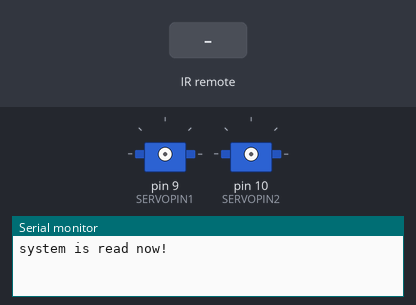
A sketch run on a simulated Arduino Uno, built with avr-gcc and run on an emulated ATmega328P. Shown: 2 × servo, the last lines printed to the serial monitor. Wiring (inferred from the names in the program): 2 × servo: signal pin 9 / signal pin 10. The test bench sets the inputs (shaded band). Servo pulses on a pin are drawn as a servo (544–2400 µs = 0–180°).

Above: at 1.2 s.
1.3 s: infrared code 0x00FF30CF received
At 2.5 s:
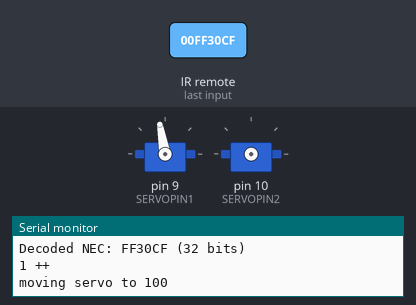
2.8 s: infrared code 0x00FF18E7 received
At 3.7 s:
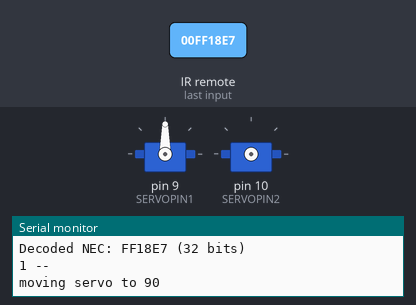
4.3 s: infrared code 0x00FF7A85 received
At 4.8 s:
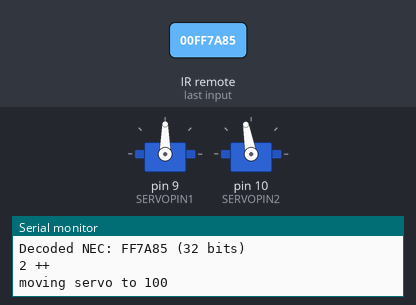
5.8 s: infrared code 0x00FF10EF received
At 7.1 s:
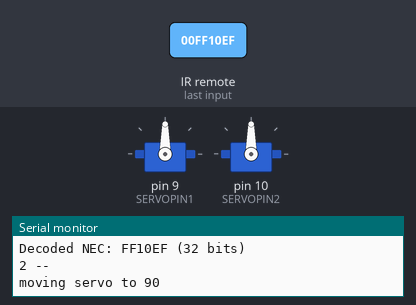
Timing chart, 0 to 8.8 s (numbered marks = the images above; inputs shaded):
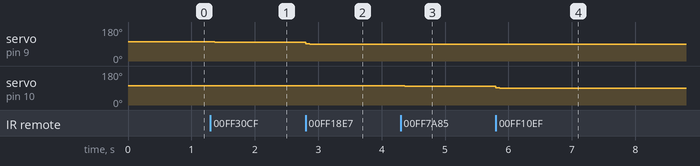

The sketch:

shi_zi_yaokongqi.ino
```cpp
//接收红外信息，解码获取对应数字，控制舵机旋转对应角度。

#include <IRremote.h>//红外库
int RECV_PIN = 11; //红外接收VOUT引脚定义
int SERVOPIN1 = 9; //舵机驱动引脚定义
int SERVOPIN2 = 10; //舵机驱动引脚定义
int myangle;//定义角度变量
int pulsewidth;//定义脉宽变量

//编码示例遥控数字1~9代表舵机20-180角度
long d20 = 0x00ff30CF;
long d40 = 0x00FF18E7;
long d60 = 0x00FF7A85;
long d80 = 0x00FF10EF;
long d100 = 0x00FF38C7;
long d120 = 0x00FF5AA5;
long d140 = 0x00FF42BD;
long d160 = 0x00FF4AB5;
long d180 = 0x00FF52AD;
IRrecv irrecv(RECV_PIN);
decode_results results;//结构声明

void setup() {
  // put your setup code here, to run once:
  pinMode(RECV_PIN, INPUT); //红外VOUT端口模式，输入
  pinMode(SERVOPIN1, OUTPUT); //舵机端口模式，输出
  pinMode(SERVOPIN2, OUTPUT); //舵机端口模式，输出
  Serial.begin(9600);//波特率9600
  irrecv.enableIRIn();//开启红外接收
  Serial.println("system is read now!");
}

int on = 0;
unsigned long last = millis();
static int pos1=90;
static int pos2=90;
void loop() {
  // put your main code here, to run repeatedly:
  if (irrecv.decode(&results)) {
    if (millis() - last > 250) {
      on = !on;
      digitalWrite(13, on ? HIGH : LOW);
      dump(&results);
    }
    if (results.value == d20) {
      Serial.println("1 ++");
      pos1+=10;
      startRun1(pos1);
    }
    if (results.value == d40) {
      Serial.println("1 --");
      pos1-=10;
      startRun1(pos1);
    }

    if (results.value == d60)
    {
      Serial.println("2 ++");
      pos2+=10;
      startRun2(pos2);
    }
    if (results.value == d80)
    {
      Serial.println("2 --");
      pos2-=10;
      startRun2(pos2);
    }

    last = millis();
    irrecv.resume();
  }
  //delay(50);
}

void dump(decode_results *results)
{
  int count = results->rawlen;
  if (results->decode_type == UNKNOWN) {
    Serial.println("Could not decode message");
  }
  else
  {
    if (results->decode_type == NEC) {
      Serial.print("Decoded NEC: ");
    }
    else if (results->decode_type == SONY) {
      Serial.print("Decoded SONY: ");
    }
    else if (results->decode_type == RC5) {
      Serial.print("Decoded RC5: ");
    }
    else if (results->decode_type == RC6) {
      Serial.print("Decoded RC6: ");
    }
    Serial.print(results->value, HEX);
    Serial.print(" (");
    Serial.print(results->bits, DEC);
    Serial.println(" bits)");
  }
  //Serial.print("Raw (");
  //Serial.print(count, DEC);
  //Serial.print("): ");

//  for (int i = 0; i < count; i++)
//  {
//    if ((i % 2) == 1) {
//      Serial.print(results->rawbuf[i]*USECPERTICK, DEC);
//    }
 //   else {
 //     Serial.print(-(int)results->rawbuf[i]*USECPERTICK, DEC);
 //   }
 //   Serial.print(" ");
 // }
 // Serial.println("");
}

void servopulse1(int servopin, int myangle) /*定义一个脉冲函数，用来模拟方式产生PWM值*/
{
  pulsewidth = (myangle * 11) + 500; //将角度转化为500-2480 的脉宽值
  digitalWrite(SERVOPIN1, HIGH); //将舵机接口电平置高

  delayMicroseconds(pulsewidth);//延时脉宽值的微秒数
  digitalWrite(SERVOPIN1, LOW); //将舵机接口电平置低

  delay(20 - pulsewidth / 1000); //延时周期内剩余时间
}
void servopulse2(int servopin, int myangle) /*定义一个脉冲函数，用来模拟方式产生PWM值*/
{
  pulsewidth = (myangle * 11) + 500; //将角度转化为500-2480 的脉宽值

  digitalWrite(SERVOPIN2, HIGH);
  delayMicroseconds(pulsewidth);//延时脉宽值的微秒数

  digitalWrite(SERVOPIN2, LOW);
  delay(20 - pulsewidth / 1000); //延时周期内剩余时间
}

void startRun1(int degree) {
  if (degree > 0 && degree <= 180) //判断收到数据值是否符合范围
  {
    //直接获取旋转角度
    Serial.print("moving servo to ");
    Serial.print(degree, DEC);
    Serial.println();
    for (int i = 0; i <= 50; i++) //产生PWM个数，等效延时以保证能转到响应角度
    {
      servopulse1(SERVOPIN1, degree); //模拟产生PWM
    }
  }
}
void startRun2(int degree) {
  if (degree > 0 && degree <= 180) //判断收到数据值是否符合范围
  {
    //直接获取旋转角度
    Serial.print("moving servo to ");
    Serial.print(degree, DEC);
    Serial.println();
    for (int i = 0; i <= 50; i++) //产生PWM个数，等效延时以保证能转到响应角度
    {
      servopulse2(SERVOPIN2, degree); //模拟产生PWM
    }
  }
}
```

Measured:
- after the input at 1.3 s, servo on pin 9 (SERVOPIN1): 102° → 100° after 0.07 s
- after the input at 2.8 s, servo on pin 9 (SERVOPIN1): 100° → 92° at once, → 90° 0.06 s later
- after the input at 4.3 s, servo on pin 10 (SERVOPIN2): 102° → 100° after 0.07 s
- after the input at 5.8 s, servo on pin 10 (SERVOPIN2): 100° → 92° at once, → 90° 0.06 s later
